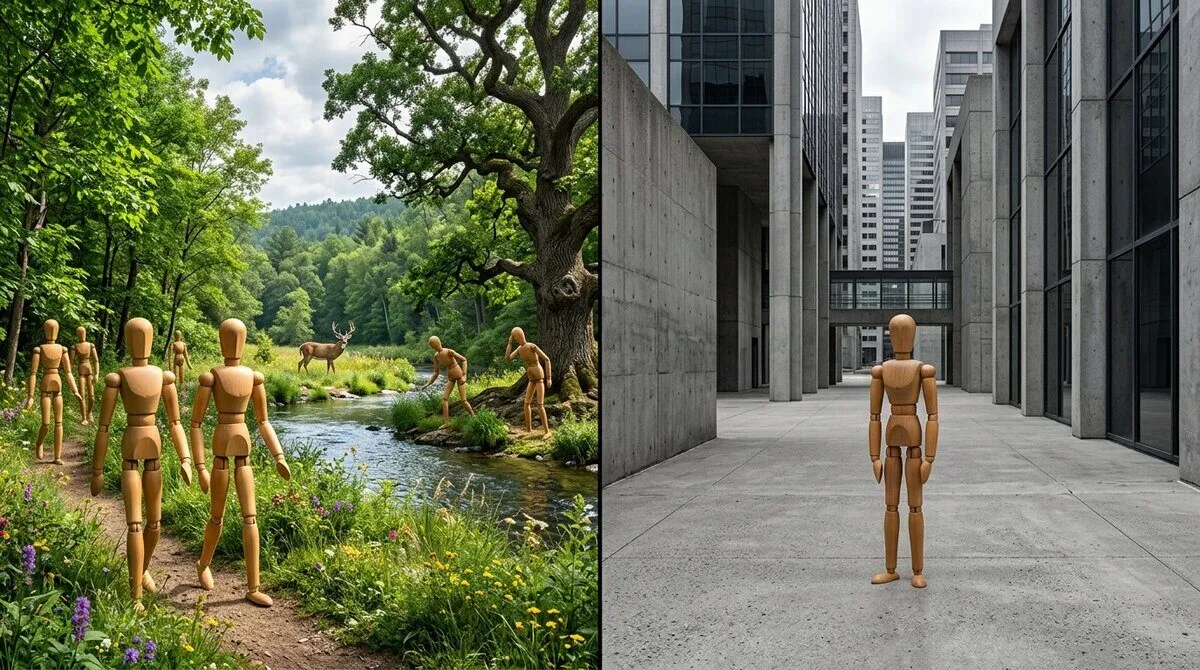
#> input picture explainer/img/b1-alt-landscape.webp, 1200 x 670 px
$ python -i strokes.py   (imports and definitions only)   (older library calls are emulated)
#> lines starting #> are read from the running program, lines starting #| are printed output that depends on the picture
#> further down, picture is the input picture: shape (670, 1200, 3); mean B, G, R 88.4, 112.5, 107.5
### film-treatment/kit/scenes/C/paint/cutil.py
# Direction C — shared 2D utilities: noise, IO, compositing (numpy + OpenCV).
import numpy as np, cv2, os, json
from PIL import Image

SCR = os.path.abspath(os.path.join(os.path.dirname(__file__), '..', '..', '..', '..'))
WORK = os.path.join(SCR, 'workC')
OUT = os.path.join(SCR, 'sb', 'opt-C')


def rng(seed):
    return np.random.default_rng(seed)


# [34 lines left out: functions vnoise, fbm, ridged, not called in this run]


def white(h, w, seed=0):
    return rng(seed).random((h, w), dtype=np.float32)


def smoothstep(e0, e1, x):
    t = np.clip((x - e0) / (e1 - e0), 0, 1)
    return t * t * (3 - 2 * t)


def blur(x, sigma):
    if sigma <= 0:
        return x
    k = int(sigma * 3) * 2 + 1
    return cv2.GaussianBlur(x, (k, k), sigma, borderType=cv2.BORDER_REFLECT)


def hexrgb(h):
    h = h.lstrip('#'); return np.array([int(h[i:i + 2], 16) / 255 for i in (0, 2, 4)], np.float32)


def lerp(a, b, t):
    return a + (b - a) * t


def over(dst_rgb, src_rgba):
    a = src_rgba[..., 3:4]
    return dst_rgb * (1 - a) + src_rgba[..., :3] * a


# [7 lines left out: function save, not called in this run]


def load_rgb(path):
    return np.asarray(Image.open(path).convert('RGB'), np.float32) / 255


# [4 lines left out: function resize, not called in this run]


def lin2srgb(x):
    x = np.clip(x, 0, None)
    return np.where(x <= 0.0031308, 12.92 * x, 1.055 * np.power(x, 1 / 2.4) - 0.055)


def srgb2lin(x):
    return np.where(x <= 0.04045, x / 12.92, np.power((x + 0.055) / 1.055, 2.4))


# [12 lines left out: function tonemap, not called in this run]


def luma(rgb):
    return rgb[..., 0] * 0.2126 + rgb[..., 1] * 0.7152 + rgb[..., 2] * 0.0722


# [12 lines left out: functions grain, vignette, not called in this run]


def load_meta(prefix):
    p = prefix + '.meta.json'
    return json.load(open(p)) if os.path.exists(p) else {}


# [11 lines left out: function bloom, not called in this run]

### film-treatment/kit/scenes/C/paint/strokes.py
# Direction C — painterly stroke engine. Coarse-to-fine layers of oriented, textured brush dabs sampled from a
# source image; orientation from the structure tensor (strokes follow edges) or from normals; optional impasto
# (a height map accumulated from the strokes, lit afterwards). Per-era parameter sets live with the scene scripts.
import numpy as np, cv2
from cutil import blur, smoothstep, fbm, vnoise, rng, luma

_BANK = {}


# [50 lines left out: functions make_brush, get_bank, not called in this run]


_STAMP_CACHE = {}


# [20 lines left out: function stamp, not called in this run]


def orientation_field(img, sigma=3.0, rho=8.0):
    """structure-tensor edge tangent angle (radians) and coherence"""
    L = luma(img) if img.ndim == 3 else img
    L = blur(L.astype(np.float32), sigma)
    gx = cv2.Sobel(L, cv2.CV_32F, 1, 0, ksize=3); gy = cv2.Sobel(L, cv2.CV_32F, 0, 1, ksize=3)
    Jxx, Jyy, Jxy = blur(gx * gx, rho), blur(gy * gy, rho), blur(gx * gy, rho)
#> call 2 of blur, with sigma = 8
#> in blur (call 2), `return cv2.GaussianBlur(x, (k, k), sigma, borderType=cv2.BORDER_REFLECT)`:
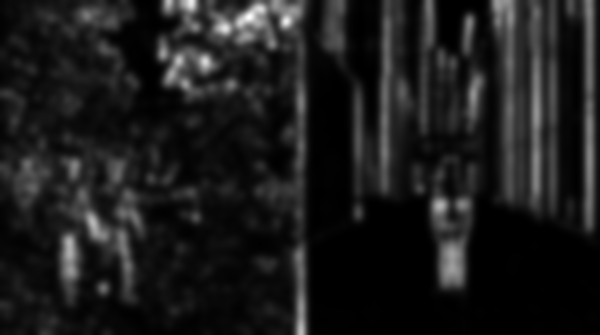
#> returned value: shape (670, 1200) float32 (shown at 1/2 size); min 1.47, max 7963.8, mean 888.2; drawn with min black and max white
#> call 4 of blur, with sigma = 8
#> in blur (call 4), `return cv2.GaussianBlur(x, (k, k), sigma, borderType=cv2.BORDER_REFLECT)`:
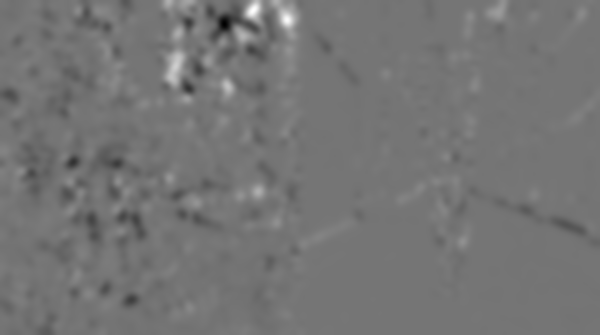
#> returned value: shape (670, 1200) float32 (shown at 1/2 size); min -3558.5, max 4170.8, mean -17.4; drawn with min black and max white
    ang = 0.5 * np.arctan2(2 * Jxy, Jxx - Jyy) + np.pi / 2  # tangent = perpendicular to gradient
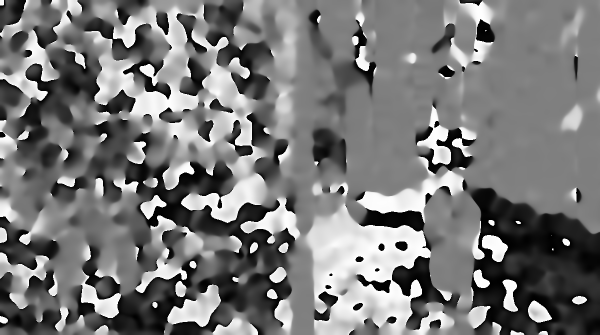
#> ang: shape (670, 1200) float32 (shown at 1/2 size); min 3.1e-06, max 3.14, mean 1.48; drawn with min black and max white
    tr = Jxx + Jyy; det = Jxx * Jyy - Jxy * Jxy
    disc = np.sqrt(np.clip(tr * tr / 4 - det, 0, None))
    l1, l2 = tr / 2 + disc, tr / 2 - disc
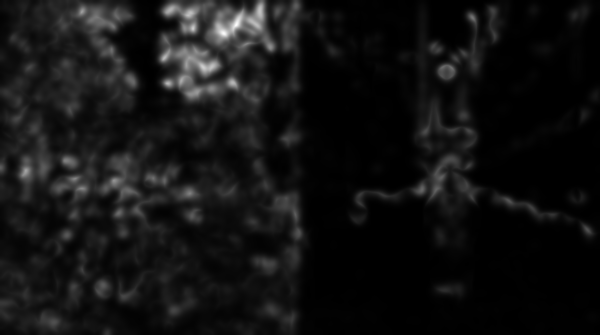
#> l2: shape (670, 1200) float32 (shown at 1/2 size); min 0.251, max 4212.9, mean 307.9; drawn with min black and max white
    coh = ((l1 - l2) / (l1 + l2 + 1e-6)) ** 2
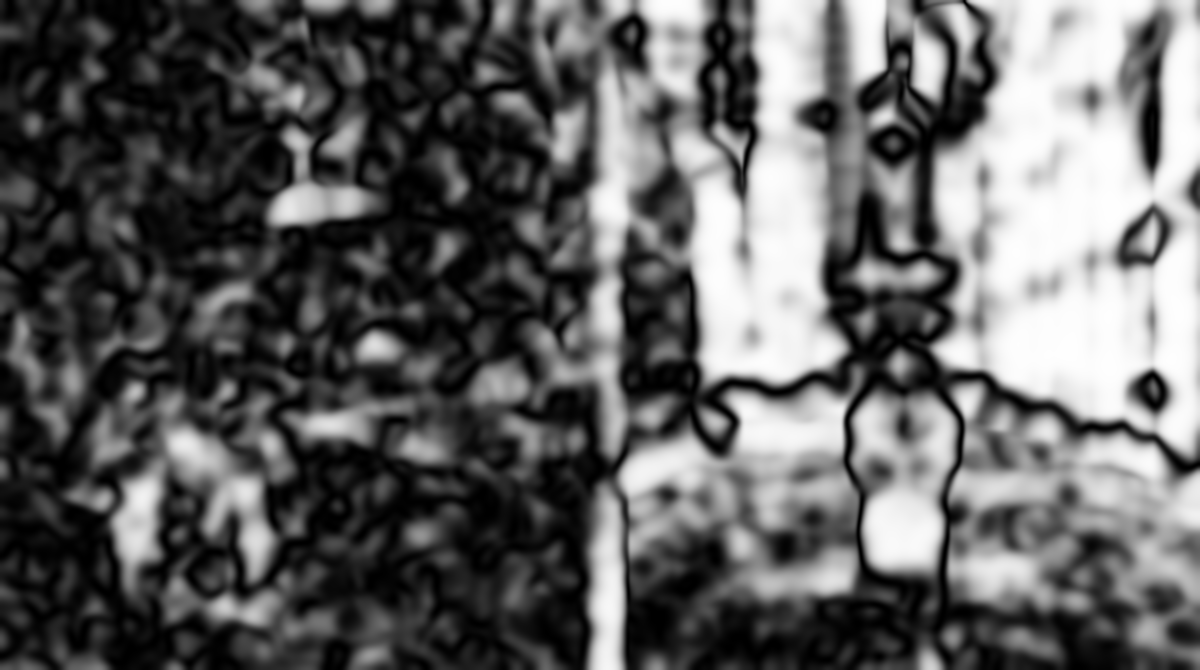
#> coh: shape (670, 1200) float32; min 8.25e-08, max 0.999, mean 0.382
    return ang.astype(np.float32), coh.astype(np.float32)


# [94 lines left out: functions paint, light_impasto, canvas_texture, not called in this run]

>>> import cv2
>>> picture = cv2.imread('../../../../../explainer/img/b1-alt-landscape.webp')
>>> result = orientation_field(picture)

$ run again, on explainer/img/b1-alt-touch.webp
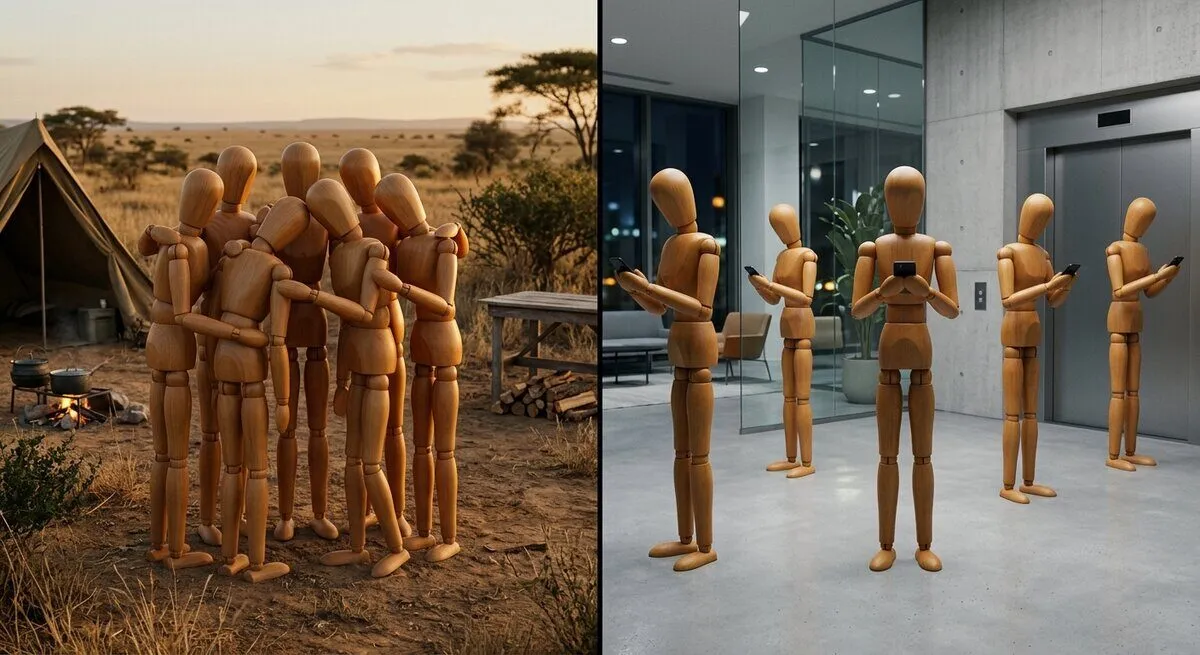
#> input picture explainer/img/b1-alt-touch.webp, 1200 x 655 px
#> picture is the input picture: shape (655, 1200, 3); mean B, G, R 87.2, 103.2, 119
#> in blur (call 2), `return cv2.GaussianBlur(x, (k, k), sigma, borderType=cv2.BORDER_REFLECT)`:
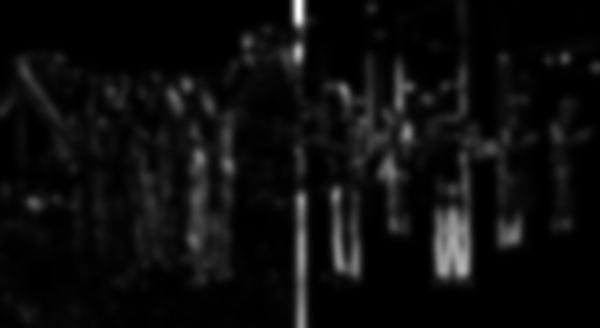
#> returned value: shape (655, 1200) float32 (shown at 1/2 size); min 0.0263, max 10029.5, mean 543.9; drawn with min black and max white
#> in orientation_field, `coh = ((l1 - l2) / (l1 + l2 + 1e-6)) ** 2`:
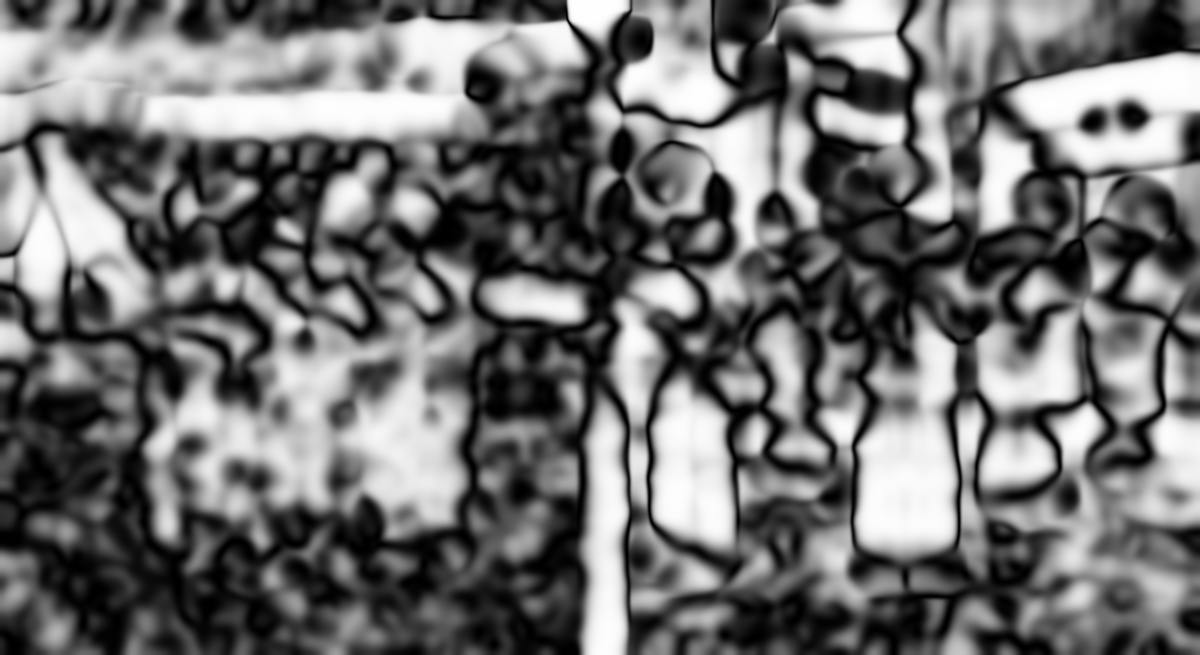
#> coh: shape (655, 1200) float32; min 3.09e-07, max 1, mean 0.443

$ run again, on explainer/img/b1-hero.webp
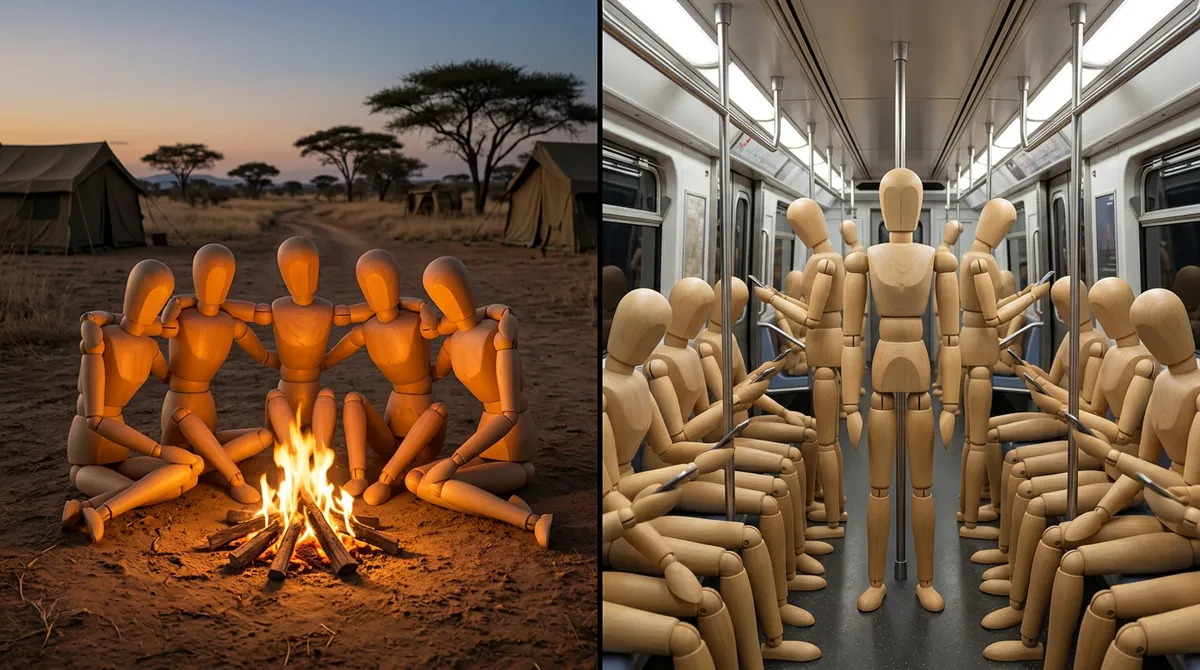
#> input picture explainer/img/b1-hero.webp, 1200 x 670 px
#> picture is the input picture: shape (670, 1200, 3); mean B, G, R 69.6, 91.4, 117.4
#> in blur (call 2), `return cv2.GaussianBlur(x, (k, k), sigma, borderType=cv2.BORDER_REFLECT)`:
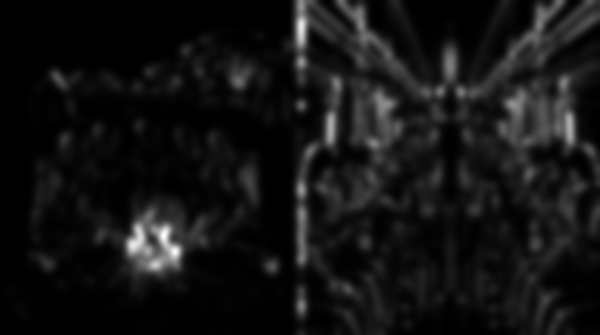
#> returned value: shape (670, 1200) float32 (shown at 1/2 size); min 0.0236, max 8056.8, mean 632.9; drawn with min black and max white
#> in orientation_field, `coh = ((l1 - l2) / (l1 + l2 + 1e-6)) ** 2`:
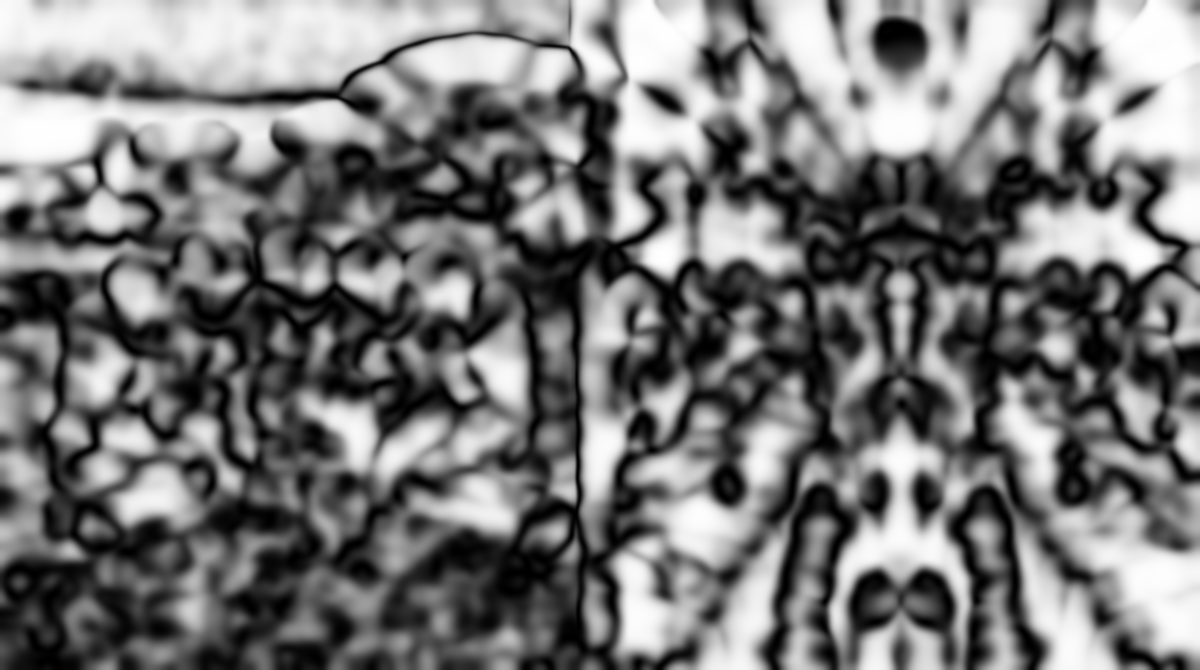
#> coh: shape (670, 1200) float32; min 2.34e-06, max 0.999, mean 0.47
